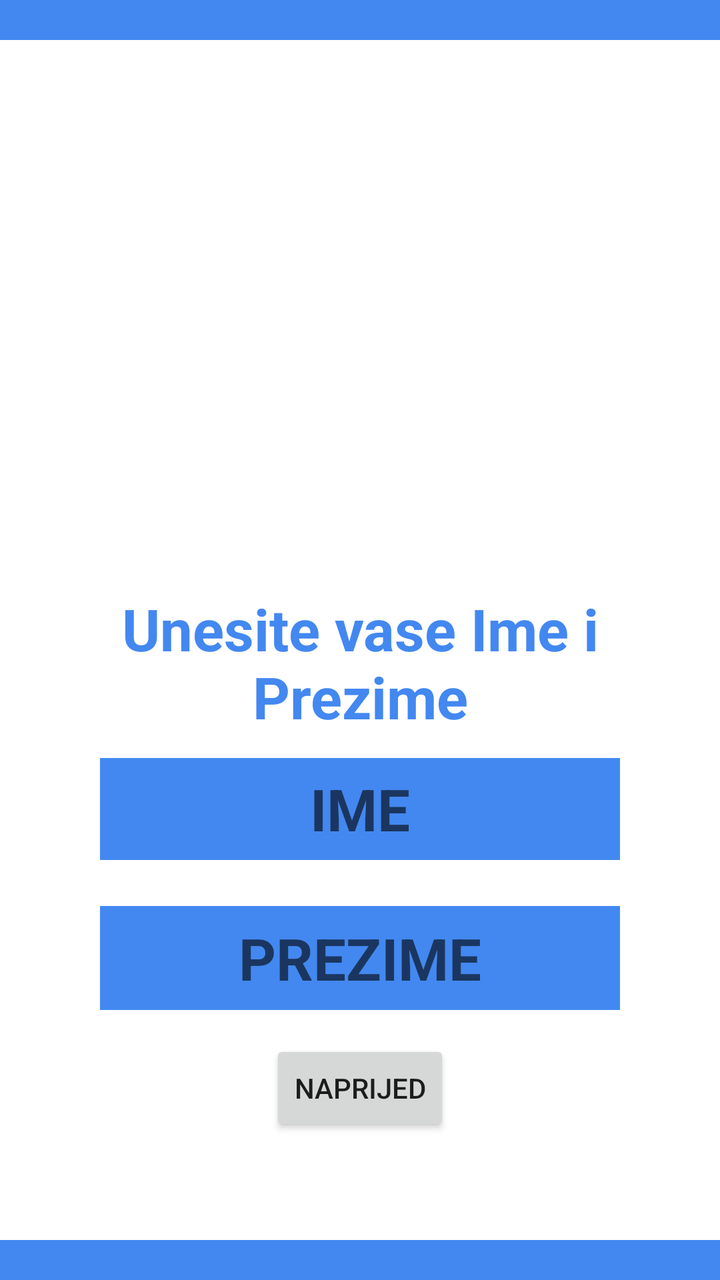
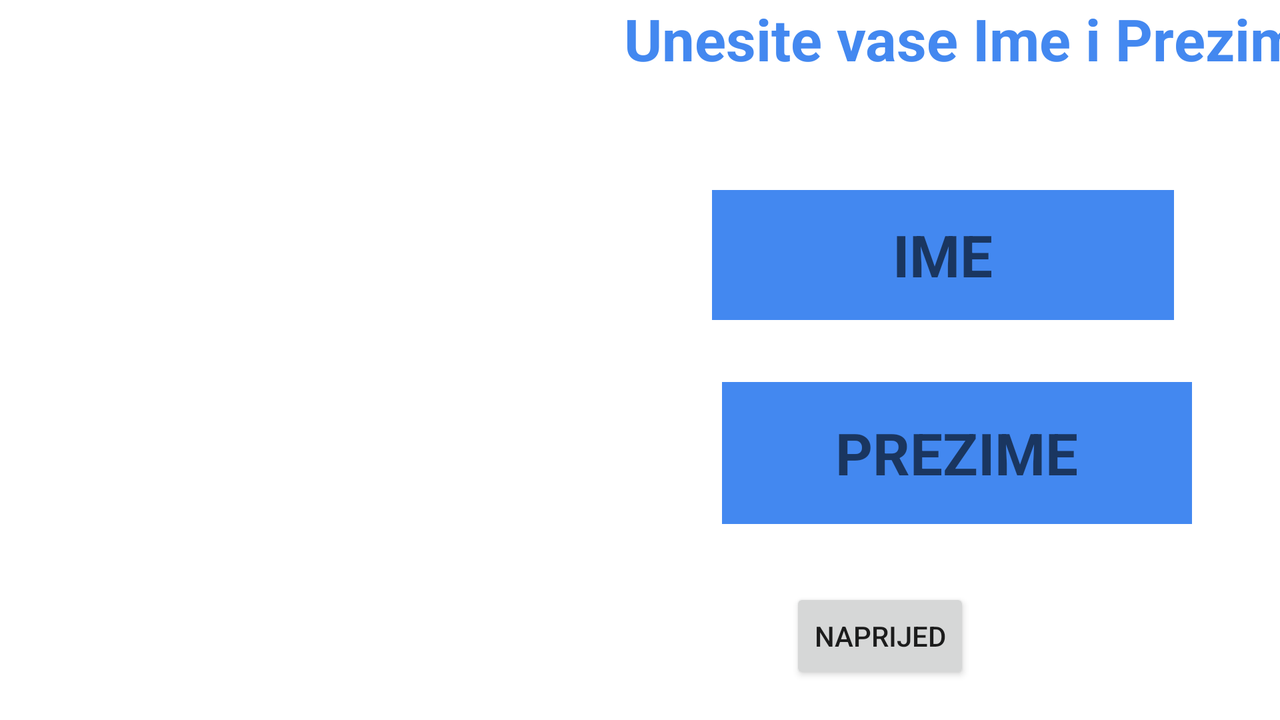

The same Android screen from two of the app's own layout files: first res/layout/ as a phone draws it, then the author's variant for another configuration, drawn on a device whose configuration selects that folder. Both files follow.
<!-- AndroidManifest.xml: application theme Theme.CovidVaccine -->
<!-- res/layout/fragment_pitanje1.xml -->
<?xml version="1.0" encoding="utf-8"?>
<RelativeLayout xmlns:android="http://schemas.android.com/apk/res/android"
    xmlns:tools="http://schemas.android.com/tools"
    android:layout_width="match_parent"
    android:layout_height="match_parent"
    android:background="@color/blue"
    android:clickable="true"
    android:focusable="true"
    android:id="@+id/pitanje1Fragment"
    tools:context=".Pitanje1Fragment">

    <RelativeLayout
        android:layout_width="377dp"
        android:layout_height="600dp"
        android:layout_centerVertical="true"
        android:layout_centerHorizontal="true"

        android:background="@color/white">

        <ImageView
            android:layout_width="match_parent"
            android:layout_height="267dp"
            android:padding="19dp"
            android:src="@drawable/slikazapitanja"
            android:contentDescription="@string/ikona_usera" />


        <TextView
            android:layout_width="wrap_content"
            android:layout_height="wrap_content"
            android:layout_alignParentStart="true"
            android:layout_alignParentLeft="true"


            android:layout_alignParentEnd="true"
            android:layout_alignParentRight="true"
            android:layout_gravity="center_horizontal"
            android:layout_marginHorizontal="10sp"
            android:layout_marginStart="12dp"
            android:layout_marginLeft="12dp"
            android:layout_marginTop="275dp"
            android:layout_marginEnd="12dp"
            android:layout_marginRight="12dp"
            android:text="@string/unesite_vase_ime_i_prezime"
            android:textAlignment="center"
            android:textColor="@color/blue"
            android:textSize="29sp"
            android:textStyle="bold" />

        <Button
            android:id="@+id/buttonStartQ"
            android:layout_width="wrap_content"
            android:layout_height="wrap_content"
            android:layout_centerHorizontal="true"
            android:layout_marginTop="500dp"
            android:text="@string/next" />

        <EditText
            android:id="@+id/EditQ1Ime"
            android:layout_width="277dp"
            android:layout_height="51dp"
            android:layout_alignParentStart="true"
            android:layout_alignParentLeft="true"
            android:layout_alignParentEnd="true"
            android:layout_alignParentRight="true"
            android:layout_alignParentBottom="true"
            android:layout_gravity="center_horizontal"
            android:layout_marginHorizontal="10sp"
            android:layout_marginStart="50dp"
            android:layout_marginLeft="50dp"
            android:layout_marginEnd="50dp"
            android:layout_marginRight="50dp"
            android:layout_marginBottom="190dp"
            android:background="@color/blue"
            android:hint="@string/ime"
            android:inputType="text"
            android:textAlignment="center"
            android:textColor="@color/white"
            android:textSize="29sp"
            android:textStyle="bold" />

        <EditText
            android:id="@+id/EditQ2Prezime"
            android:layout_width="280dp"
            android:layout_height="52dp"
            android:layout_alignParentStart="true"
            android:layout_alignParentLeft="true"
            android:layout_alignParentEnd="true"
            android:layout_alignParentRight="true"
            android:layout_alignParentBottom="true"
            android:layout_gravity="center_horizontal"
            android:layout_marginHorizontal="10sp"
            android:layout_marginStart="50dp"
            android:layout_marginLeft="50dp"
            android:layout_marginEnd="50dp"
            android:layout_marginRight="50dp"
            android:layout_marginBottom="115dp"
            android:hint="@string/prezime"
            android:inputType="text"
            android:textAlignment="center"
            android:textColor="@color/white"
            android:background="@color/blue"
            android:textSize="29sp"
            android:textStyle="bold" />

    </RelativeLayout>
</RelativeLayout>
<!-- resources referenced by this layout -->
<resources>
  <color name="blue">#4388f0</color>
  <color name="white">#FFFFFFFF</color>
  <string name="ikona_usera">ikona_usera</string>
  <string name="ime">IME</string>
  <string name="next">Naprijed</string>
  <string name="prezime">PREZIME</string>
  <string name="unesite_vase_ime_i_prezime">Unesite vase Ime i Prezime</string>
  <style name="Theme.CovidVaccine" parent="Theme.MaterialComponents.DayNight.DarkActionBar">
          
          <item name="colorPrimary">@color/blue</item>
          <item name="colorPrimaryVariant">@color/purple_700</item>
          <item name="colorOnPrimary">@color/white</item>
          
          <item name="colorSecondary">@color/teal_200</item>
          <item name="colorSecondaryVariant">@color/teal_700</item>
          <item name="colorOnSecondary">@color/black</item>
          
          <item name="android:statusBarColor" tools:targetApi="l">?attr/colorPrimary</item>
          
      </style>
  <color name="purple_700">#FF3700B3</color>
  <color name="teal_200">#FF03DAC5</color>
  <color name="teal_700">#FF018786</color>
  <color name="black">#FF000000</color>
</resources>
<!-- res/layout-land/fragment_pitanje1.xml (the author's variant of the layout above) -->
<!-- drawn on the phone turned sideways -->
<?xml version="1.0" encoding="utf-8"?>
<RelativeLayout xmlns:android="http://schemas.android.com/apk/res/android"
    xmlns:tools="http://schemas.android.com/tools"
    android:layout_width="match_parent"
    android:layout_height="match_parent"
    android:background="@color/blue"
    android:clickable="true"
    android:focusable="true"
    android:id="@+id/pitanje1Fragment"
    tools:context=".Pitanje1Fragment">

    <RelativeLayout
        android:layout_width="800dp"
        android:layout_height="400dp"
        android:layout_centerVertical="true"
        android:layout_centerHorizontal="true"

        android:background="@color/white">


        <ImageView
            android:layout_width="304dp"
            android:layout_height="282dp"
            android:contentDescription="@string/ikona_usera"
            android:padding="19dp"
            android:src="@drawable/slikazapitanja"


            />

        <TextView
            android:layout_width="536dp"
            android:layout_height="59dp"
            android:layout_alignParentStart="true"
            android:layout_alignParentLeft="true"


            android:layout_alignParentEnd="true"
            android:layout_alignParentRight="true"
            android:layout_gravity="center_horizontal"
            android:layout_marginHorizontal="10sp"
            android:layout_marginStart="301dp"
            android:layout_marginLeft="301dp"

            android:layout_marginEnd="-37dp"
            android:layout_marginRight="-37dp"
            android:text="@string/unesite_vase_ime_i_prezime"
            android:textAlignment="center"
            android:textColor="@color/blue"
            android:textSize="29sp"
            android:textStyle="bold" />

        <Button
            android:id="@+id/buttonStartQ"
            android:layout_width="wrap_content"
            android:layout_height="wrap_content"
            android:layout_alignParentBottom="true"
            android:layout_centerHorizontal="true"
            android:layout_marginTop="265dp"
            android:layout_marginBottom="18dp"
            android:text="@string/next"
            android:translationX="120dp" />

        <EditText
            android:id="@+id/EditQ1Ime"
            android:layout_width="391dp"
            android:layout_height="65dp"
            android:layout_alignParentStart="true"
            android:layout_alignParentLeft="true"
            android:layout_alignParentEnd="true"
            android:layout_alignParentRight="true"
            android:layout_alignParentBottom="true"
            android:layout_gravity="center_horizontal"
            android:layout_marginHorizontal="10sp"
            android:layout_marginStart="356dp"
            android:layout_marginLeft="356dp"
            android:layout_marginEnd="53dp"
            android:layout_marginRight="53dp"
            android:layout_marginBottom="200dp"
            android:background="@color/blue"
            android:hint="@string/ime"
            android:inputType="text"
            android:textAlignment="center"
            android:textColor="@color/white"
            android:textSize="29sp"
            android:textStyle="bold" />

        <EditText
            android:id="@+id/EditQ2Prezime"
            android:layout_width="395dp"
            android:layout_height="71dp"
            android:layout_alignParentStart="true"
            android:layout_alignParentLeft="true"
            android:layout_alignParentEnd="true"
            android:layout_alignParentRight="true"
            android:layout_alignParentBottom="true"
            android:layout_gravity="center_horizontal"
            android:layout_marginHorizontal="10sp"
            android:layout_marginStart="361dp"
            android:layout_marginLeft="361dp"
            android:layout_marginEnd="44dp"
            android:layout_marginRight="44dp"
            android:layout_marginBottom="98dp"
            android:background="@color/blue"
            android:hint="@string/prezime"
            android:inputType="text"
            android:textAlignment="center"
            android:textColor="@color/white"
            android:textSize="29sp"
            android:textStyle="bold" />

    </RelativeLayout>
</RelativeLayout>
